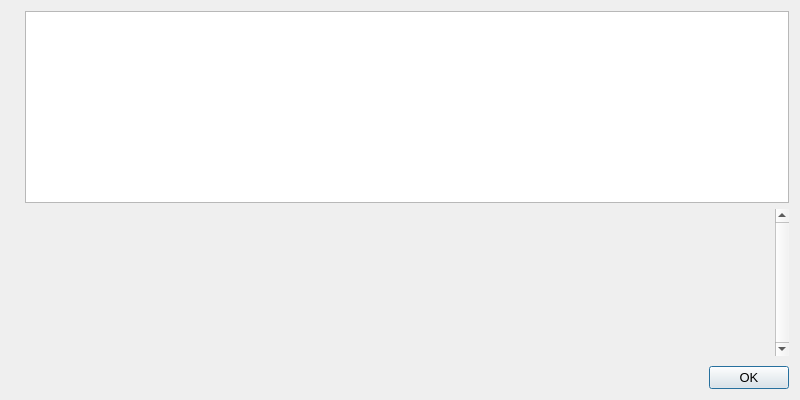
<?xml version="1.0" encoding="UTF-8"?>
<ui version="4.0">
 <class>HelpMessageDialog</class>
 <widget class="QDialog" name="HelpMessageDialog">
  <property name="geometry">
   <rect>
    <x>0</x>
    <y>0</y>
    <width>800</width>
    <height>400</height>
   </rect>
  </property>
  <property name="font">
   <font>
    <pointsize>10</pointsize>
   </font>
  </property>
  <property name="windowTitle">
   <string notr="true">Astracore - Command-line options</string>
  </property>
  <layout class="QHBoxLayout" name="horizontalLayout_2">
   <item>
    <widget class="QLabel" name="graphic">
     <property name="sizePolicy">
      <sizepolicy hsizetype="Preferred" vsizetype="Ignored">
       <horstretch>0</horstretch>
       <verstretch>0</verstretch>
      </sizepolicy>
     </property>
     <property name="pixmap">
      <pixmap resource="../astra.qrc">:/images/about</pixmap>
     </property>
    </widget>
   </item>
   <item>
    <layout class="QVBoxLayout" name="verticalLayout">
     <item>
      <widget class="QTextEdit" name="helpMessage">
       <property name="readOnly">
        <bool>true</bool>
       </property>
      </widget>
     </item>
     <item>
      <widget class="QScrollArea" name="scrollArea">
       <property name="frameShape">
        <enum>QFrame::NoFrame</enum>
       </property>
       <property name="verticalScrollBarPolicy">
        <enum>Qt::ScrollBarAlwaysOn</enum>
       </property>
       <property name="widgetResizable">
        <bool>true</bool>
       </property>
       <widget class="QWidget" name="scrollAreaWidgetContents">
        <property name="geometry">
         <rect>
          <x>0</x>
          <y>0</y>
          <width>659</width>
          <height>348</height>
         </rect>
        </property>
        <layout class="QVBoxLayout" name="verticalLayout_2">
         <item>
          <widget class="QLabel" name="aboutMessage">
           <property name="cursor">
            <cursorShape>IBeamCursor</cursorShape>
           </property>
           <property name="textFormat">
            <enum>Qt::PlainText</enum>
           </property>
           <property name="alignment">
            <set>Qt::AlignLeading|Qt::AlignLeft|Qt::AlignTop</set>
           </property>
           <property name="openExternalLinks">
            <bool>true</bool>
           </property>
           <property name="textInteractionFlags">
            <set>Qt::LinksAccessibleByMouse|Qt::TextSelectableByKeyboard|Qt::TextSelectableByMouse</set>
           </property>
          </widget>
         </item>
        </layout>
       </widget>
      </widget>
     </item>
     <item>
      <spacer name="verticalSpacer">
       <property name="orientation">
        <enum>Qt::Vertical</enum>
       </property>
       <property name="sizeType">
        <enum>QSizePolicy::Fixed</enum>
       </property>
       <property name="sizeHint" stdset="0">
        <size>
         <width>4</width>
         <height>4</height>
        </size>
       </property>
      </spacer>
     </item>
     <item>
      <widget class="QDialogButtonBox" name="okButton">
       <property name="orientation">
        <enum>Qt::Horizontal</enum>
       </property>
       <property name="standardButtons">
        <set>QDialogButtonBox::Ok</set>
       </property>
      </widget>
     </item>
    </layout>
   </item>
  </layout>
 </widget>
 <resources>
  <include location="../astra.qrc"/>
 </resources>
 <connections>
  <connection>
   <sender>okButton</sender>
   <signal>accepted()</signal>
   <receiver>HelpMessageDialog</receiver>
   <slot>accept()</slot>
   <hints>
    <hint type="sourcelabel">
     <x>20</x>
     <y>20</y>
    </hint>
    <hint type="destinationlabel">
     <x>20</x>
     <y>20</y>
    </hint>
   </hints>
  </connection>
  <connection>
   <sender>okButton</sender>
   <signal>rejected()</signal>
   <receiver>HelpMessageDialog</receiver>
   <slot>reject()</slot>
   <hints>
    <hint type="sourcelabel">
     <x>20</x>
     <y>20</y>
    </hint>
    <hint type="destinationlabel">
     <x>20</x>
     <y>20</y>
    </hint>
   </hints>
  </connection>
 </connections>
</ui>
